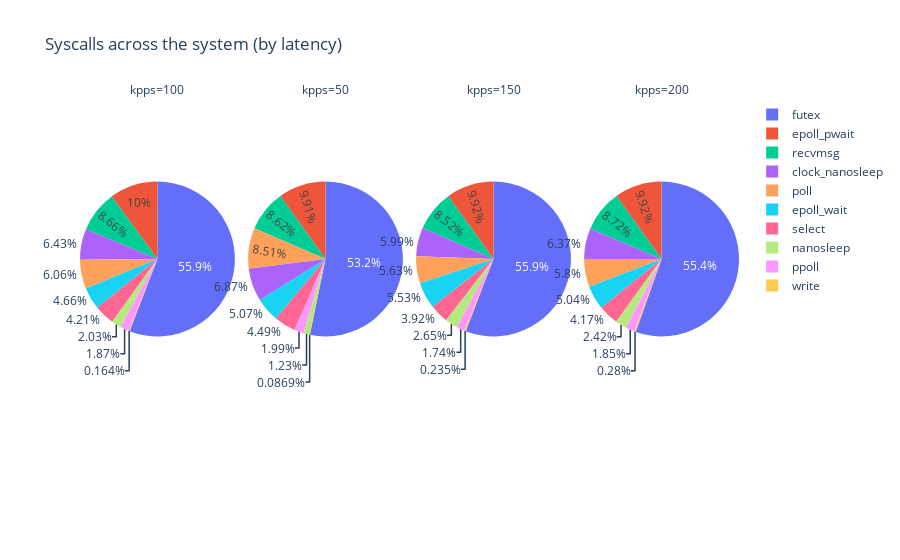

Here is the notebook cell this chart was saved with:
### Code cell
syscount_df = spark.read.option("basePath", basePath).json(
f"{basePath}/kpps=*/tool=syscount")
syscount_fig = px.pie(syscount_df.toPandas(), values='time (us)', names='syscall',
                facet_col="kpps", hover_data=["count", "time (us)"],
                title='Syscalls across the system (by latency)')
# syscount_fig.update_traces(textinfo='value')
syscount_fig.show()
syscount_fig.write_image("images/syscount_fig.jpeg")
with open(html_output_file, 'a') as f:
    f.write('<h2 id="syscall-count"> Syscall counts across the system, with latency information. </h2>')
    f.write('<p>  </p>') 
    f.write(syscount_fig.to_html(full_html=False, include_plotlyjs='cdn'))

### Figure 1 — Plotly figure (JSON) as saved in the notebook; plotly's stock layout.template omitted (floating-point values rounded to 4 significant figures; data arrays with more than 128 entries replaced by an {"elided": "..."} marker saying what was removed)
{"data": [{"customdata": {"elided": "231x2 float values"}, "domain": {"x": [0, 0.235], "y": [0, 1]}, "hovertemplate": "kpps=100<br>syscall=%{label}<br>time (us)=%{customdata[1]}<br>count=%{customdata[0]}<extra></extra>", "labels": {"elided": "231 str values"}, "legendgroup": "", "name": "", "showlegend": true, "type": "pie", "values": {"elided": "231 float values"}}, {"customdata": {"elided": "231x2 float values"}, "domain": {"x": [0.255, 0.49], "y": [0, 1]}, "hovertemplate": "kpps=50<br>syscall=%{label}<br>time (us)=%{customdata[1]}<br>count=%{customdata[0]}<extra></extra>", "labels": {"elided": "231 str values"}, "legendgroup": "", "name": "", "showlegend": true, "type": "pie", "values": {"elided": "231 float values"}}, {"customdata": {"elided": "229x2 float values"}, "domain": {"x": [0.51, 0.745], "y": [0, 1]}, "hovertemplate": "kpps=150<br>syscall=%{label}<br>time (us)=%{customdata[1]}<br>count=%{customdata[0]}<extra></extra>", "labels": {"elided": "229 str values"}, "legendgroup": "", "name": "", "showlegend": true, "type": "pie", "values": {"elided": "229 float values"}}, {"customdata": {"elided": "226x2 float values"}, "domain": {"x": [0.765, 1.0], "y": [0, 1]}, "hovertemplate": "kpps=200<br>syscall=%{label}<br>time (us)=%{customdata[1]}<br>count=%{customdata[0]}<extra></extra>", "labels": {"elided": "226 str values"}, "legendgroup": "", "name": "", "showlegend": true, "type": "pie", "values": {"elided": "226 float values"}}], "layout": {"annotations": [{"font": {}, "showarrow": false, "text": "kpps=100", "x": 0.1175, "xanchor": "center", "xref": "paper", "y": 1, "yanchor": "bottom", "yref": "paper"}, {"font": {}, "showarrow": false, "text": "kpps=50", "x": 0.3725, "xanchor": "center", "xref": "paper", "y": 1, "yanchor": "bottom", "yref": "paper"}, {"font": {}, "showarrow": false, "text": "kpps=150", "x": 0.6275, "xanchor": "center", "xref": "paper", "y": 1, "yanchor": "bottom", "yref": "paper"}, {"font": {}, "showarrow": false, "text": "kpps=200", "x": 0.8825, "xanchor": "center", "xref": "paper", "y": 1, "yanchor": "bottom", "yref": "paper"}], "legend": {"tracegroupgap": 0}, "title": {"text": "Syscalls across the system (by latency)"}}}
